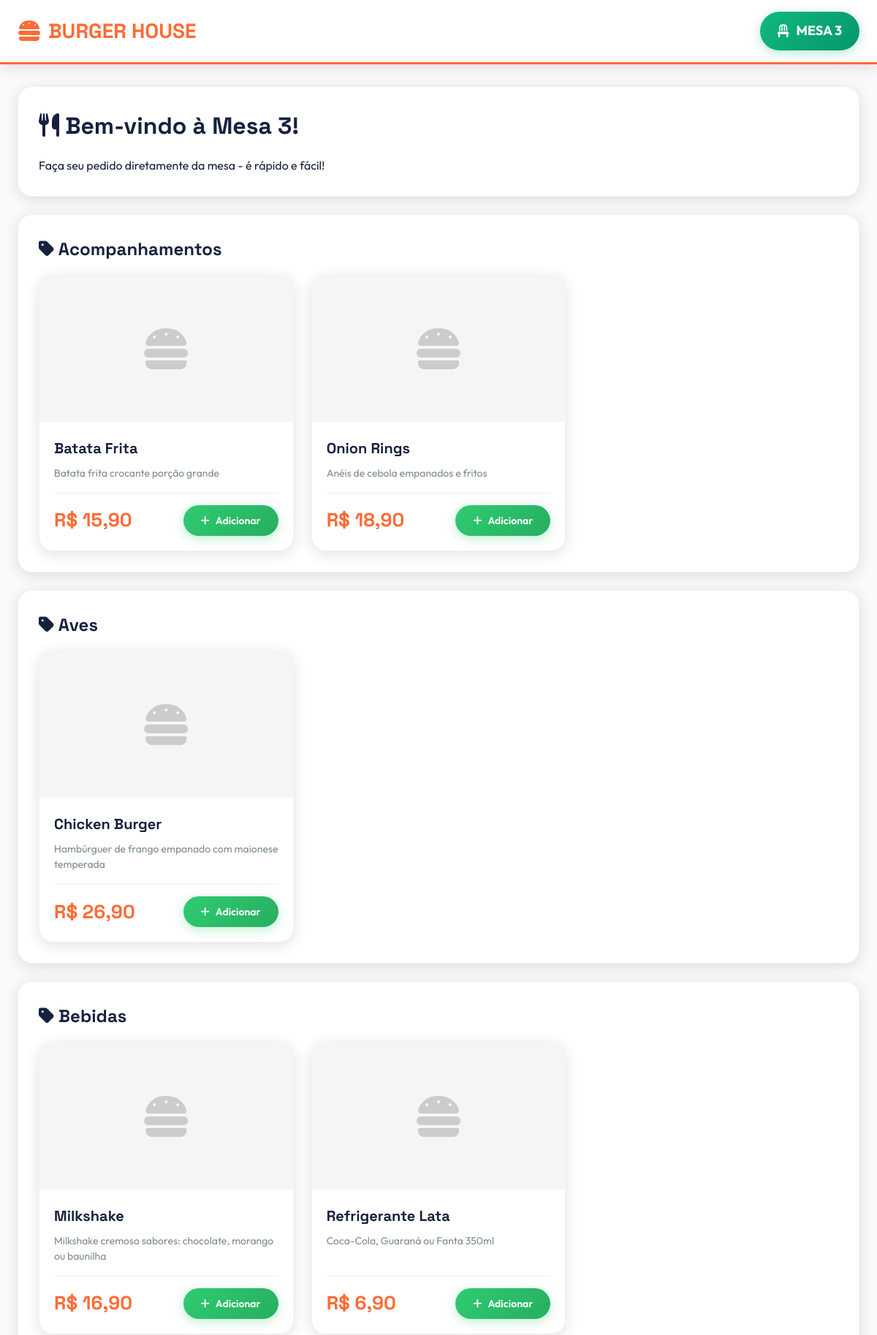
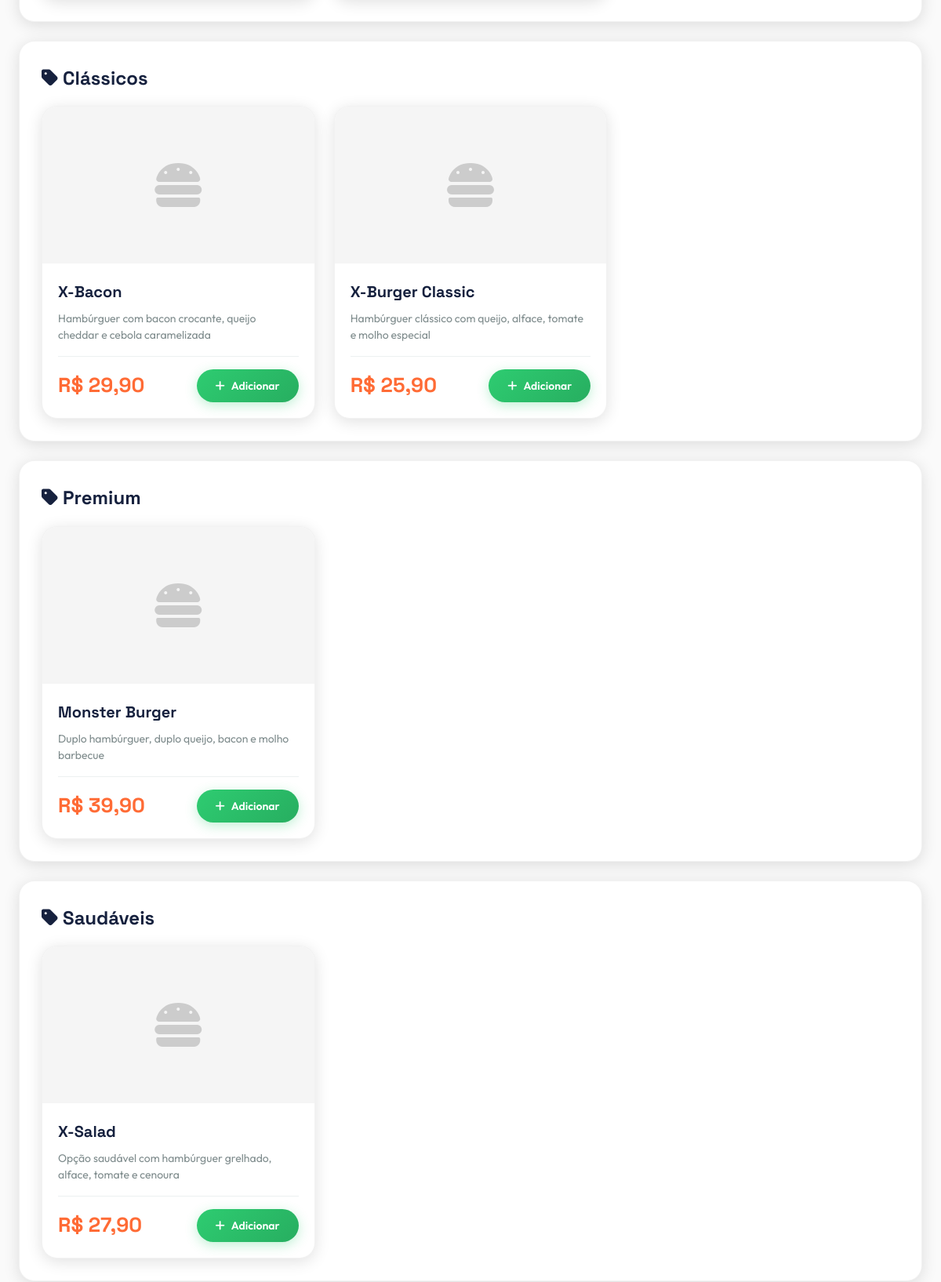
The app's page /pedido_mesa.php?mesa=3 (upper part) with its own data (2 pictures, top to bottom).
### tables this page shows
CREATE TABLE IF NOT EXISTS mesas (
    id INT PRIMARY KEY AUTO_INCREMENT,
    numero VARCHAR(10) UNIQUE NOT NULL,
    qr_code VARCHAR(255),
    ocupada TINYINT(1) DEFAULT 0,
    ativa TINYINT(1) DEFAULT 1,
    criada_em TIMESTAMP DEFAULT CURRENT_TIMESTAMP,
    INDEX idx_numero (numero),
    INDEX idx_ocupada (ocupada)
);

CREATE TABLE produtos (
    id INT PRIMARY KEY AUTO_INCREMENT,
    nome VARCHAR(100) NOT NULL,
    descricao TEXT,
    preco DECIMAL(10,2) NOT NULL,
    categoria VARCHAR(50),
    imagem VARCHAR(255),
    disponivel TINYINT(1) DEFAULT 1,
    criado_em TIMESTAMP DEFAULT CURRENT_TIMESTAMP,
    INDEX idx_categoria (categoria),
    INDEX idx_disponivel (disponivel)
);

### helpers.php (called while the page is built, shortened)
<?php
function formatar_preco($valor) {
    return 'R$ ' . number_format($valor, 2, ',', '.');
}
?>

### pedido_mesa.php (the view, shortened to what this page needs)
<?php
include "config.php";
include "helpers.php";
$id_mesa = isset($_GET['mesa']) ? (int)$_GET['mesa'] : 0;
$mesa = $conn->query("SELECT * FROM mesas WHERE id=$id_mesa AND ativa=1")->fetch_assoc();
$produtos = $conn->query("SELECT * FROM produtos WHERE disponivel=1 ORDER BY categoria, nome")->fetch_all(MYSQLI_ASSOC);
$categorias = $conn->query("SELECT DISTINCT categoria FROM produtos WHERE disponivel=1 ORDER BY categoria")->fetch_all(MYSQLI_ASSOC);
?>
<!DOCTYPE html>
<html lang="pt-BR">
<head>
    <link rel="stylesheet" href="https://cdnjs.cloudflare.com/ajax/libs/font-awesome/6.4.0/css/all.min.css">
    <link rel="stylesheet" href="style.css">
</head>
<body>
    <div class="header">
        <div class="header-container">
            <div class="logo"><i class="fas fa-hamburger"></i> BURGER HOUSE</div>
            <div class="mesa-badge">
                <i class="fas fa-chair"></i> MESA <?= $mesa['numero'] ?>
            </div>
        </div>
    </div>
    <div class="container">
        <div class="card">
            <h1><i class="fas fa-utensils"></i> Bem-vindo à Mesa <?= $mesa['numero'] ?>!</h1>
            <p>Faça seu pedido diretamente da mesa - é rápido e fácil!</p>
        </div>
        <?php foreach ($categorias as $cat): ?>
            <?php
            $categoria = $cat['categoria'];
            $produtos_cat = array_filter($produtos, function($p) use ($categoria) {
                return $p['categoria'] == $categoria;
            });
            ?>
            <div class="card">
                <h2><i class="fas fa-tag"></i> <?= htmlspecialchars($categoria) ?></h2>
                <div class="produtos-grid">
                    <?php foreach ($produtos_cat as $p): ?>
                        <div class="produto-card">
                            <?php if ($p['imagem'] && file_exists($p['imagem'])): ?>
                                <img src="<?= htmlspecialchars($p['imagem']) ?>" alt="<?= htmlspecialchars($p['nome']) ?>" class="produto-imagem">
                            <?php else: ?>
                                <div class="produto-imagem" style="display:flex;align-items:center;justify-content:center;background:#f5f5f5;">
                                    <i class="fas fa-hamburger" style="font-size:64px;color:#ccc;"></i>
                                </div>
                            <?php endif; ?>
                            <div class="produto-info">
                                <div class="produto-nome"><?= htmlspecialchars($p['nome']) ?></div>
                                <div class="produto-descricao"><?= htmlspecialchars($p['descricao']) ?></div>
                                <div class="produto-footer">
                                    <div class="produto-preco"><?= formatar_preco($p['preco']) ?></div>
                                    <form method="POST" style="display:inline;">
                                        <button type="submit" name="adicionar_carrinho" class="btn btn-success">
                                            <i class="fas fa-plus"></i> Adicionar
                                        </button>
                                    </form>
                                </div>
                            </div>
                        </div>
                    <?php endforeach; ?>
                </div>
            </div>
        <?php endforeach; ?>
    </div>
</body>
</html>

### style.css (style rules this page uses)
* { margin: 0; padding: 0; box-sizing: border-box; }
:root { --primary: #ff6b35; --primary-dark: #e55a2b; --primary-light: #ff8c5a; --secondary: #1a1a2e; --accent: #ffd93d; --success: #2ecc71; --success-dark: #27ae60; --danger: #e74c3c; --warning: #f39c12; --info: #3498db; --dark: #16213e; --dark-light: #1f3460; --gray: #7f8c8d; --light-gray: #ecf0f1; --bg: #fafafa; --white: #ffffff; --gradient-fire: linear-gradient(135deg, #ff6b35 0%, #f7931e 50%, #ffd93d 100%); --gradient-dark: linear-gradient(135deg, #1a1a2e 0%, #16213e 100%); --gradient-success: linear-gradient(135deg, #2ecc71 0%, #27ae60 100%); --shadow-sm: 0 2px 8px rgba(0,0,0,0.08); --shadow-md: 0 4px 20px rgba(0,0,0,0.12); --shadow-lg: 0 8px 40px rgba(0,0,0,0.16); --shadow-glow: 0 0 30px rgba(255,107,53,0.3); --radius-sm: 8px; --radius-md: 12px; --radius-lg: 20px; --radius-xl: 28px; --radius-full: 9999px; --transition: 0.3s cubic-bezier(0.4, 0, 0.2, 1); }
body { font-family: 'Outfit', sans-serif; background: var(--bg); min-height: 100vh; color: var(--dark); line-height: 1.6; }
.header { background: var(--white); padding: 16px 0; box-shadow: var(--shadow-md); position: sticky; top: 0; z-index: 1000; border-bottom: 3px solid var(--primary); }
.header-container { max-width: 1400px; margin: 0 auto; padding: 0 24px; display: flex; justify-content: space-between; align-items: center; flex-wrap: wrap; gap: 16px; }
.logo { font-family: 'Space Grotesk', sans-serif; font-size: 28px; font-weight: 700; color: var(--primary); text-decoration: none; display: flex; align-items: center; gap: 10px; transition: var(--transition); }
.logo i { font-size: 32px; animation: bounce 2s ease-in-out infinite; }
.btn { padding: 12px 24px; border: none; border-radius: var(--radius-full); cursor: pointer; font-family: 'Outfit', sans-serif; font-weight: 600; font-size: 14px; text-decoration: none; display: inline-flex; align-items: center; justify-content: center; gap: 8px; transition: var(--transition); position: relative; overflow: hidden; }
.btn-success { background: var(--gradient-success); color: var(--white); box-shadow: 0 4px 15px rgba(46,204,113,0.3); }
.container { max-width: 1400px; margin: 0 auto; padding: 30px 24px; }
.card { background: var(--white); padding: 28px; border-radius: var(--radius-lg); box-shadow: var(--shadow-md); margin-bottom: 24px; animation: fadeInUp 0.5s ease; border: 1px solid rgba(0,0,0,0.05); }
.card h1, .card h2, .card h3 { font-family: 'Space Grotesk', sans-serif; color: var(--dark); margin-bottom: 16px; }
.card h1 { font-size: 32px; }
.card h2 { font-size: 24px; }
.produtos-grid { display: grid; grid-template-columns: repeat(auto-fill, minmax(300px, 1fr)); gap: 24px; }
.produto-card { background: var(--white); border-radius: var(--radius-lg); overflow: hidden; box-shadow: var(--shadow-md); transition: var(--transition); animation: fadeInUp 0.5s ease; display: flex; flex-direction: column; border: 1px solid rgba(0,0,0,0.05); }
.produto-imagem { width: 100%; height: 200px; object-fit: cover; background: var(--light-gray); position: relative; }
.produto-info { padding: 20px; flex: 1; display: flex; flex-direction: column; }
.produto-nome { font-family: 'Space Grotesk', sans-serif; font-size: 20px; font-weight: 700; color: var(--dark); margin-bottom: 8px; }
.produto-descricao { color: var(--gray); font-size: 14px; line-height: 1.5; margin-bottom: 16px; flex: 1; }
.produto-footer { display: flex; justify-content: space-between; align-items: center; margin-top: auto; padding-top: 16px; border-top: 1px solid var(--light-gray); }
.produto-preco { font-family: 'Space Grotesk', sans-serif; font-size: 26px; font-weight: 800; color: var(--primary); }

### pedido_mesa.php (style rules this page uses)
.mesa-badge { background: linear-gradient(135deg, #10b981 0%, #059669 100%); color: white; padding: 12px 24px; border-radius: 50px; font-weight: 700; font-size: 18px; display: flex; align-items: center; gap: 10px; box-shadow: 0 4px 16px rgba(16, 185, 129, 0.3); }

### records on screen
mesas: numero "3"
produtos: nome "Batata Frita", descricao "Batata frita crocante porção grande", preco "R$ 15,90"
produtos: nome "Onion Rings", descricao "Anéis de cebola empanados e fritos", preco "R$ 18,90"
produtos: nome "Chicken Burger", descricao "Hambúrguer de frango empanado com maionese temperada", preco "R$ 26,90"
produtos: nome "Milkshake", descricao "Milkshake cremoso sabores: chocolate, morango ou baunilha", preco "R$ 16,90"
produtos: nome "Refrigerante Lata", descricao "Coca-Cola, Guaraná ou Fanta 350ml", preco "R$ 6,90"
produtos: nome "X-Bacon", descricao "Hambúrguer com bacon crocante, queijo cheddar e cebola caramelizada", preco "R$ 29,90"
produtos: nome "X-Burger Classic", descricao "Hambúrguer clássico com queijo, alface, tomate e molho especial", preco "R$ 25,90"
produtos: nome "Monster Burger", descricao "Duplo hambúrguer, duplo queijo, bacon e molho barbecue", preco "R$ 39,90"
produtos: nome "X-Salad", descricao "Opção saudável com hambúrguer grelhado, alface, tomate e cenoura", preco "R$ 27,90"

### other values on screen
$categoria "Acompanhamentos"
$categoria "Aves"
$categoria "Bebidas"
$categoria "Clássicos"
$categoria "Premium"
$categoria "Saudáveis"
